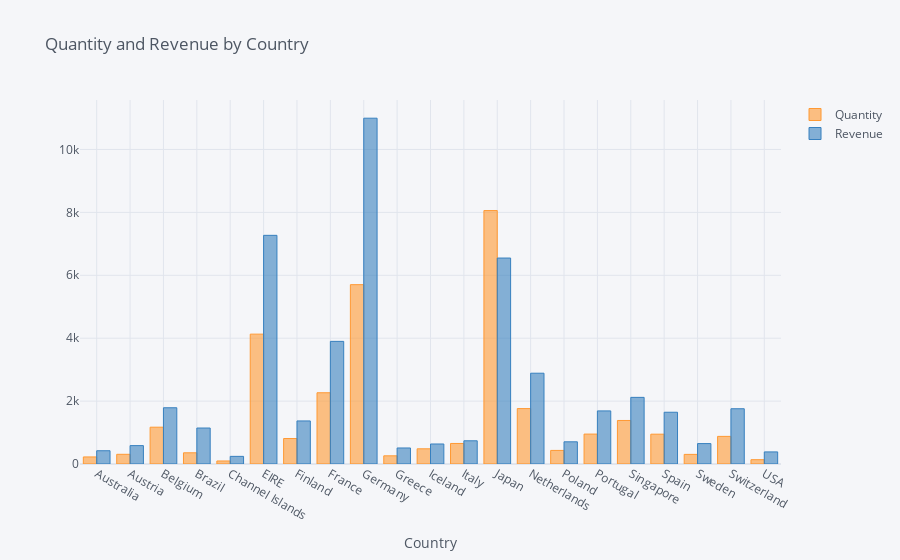

Here is the notebook cell this chart was saved with:
### Code cell
data.iplot(kind='bar', xTitle='Country', title='Quantity and Revenue by Country')

### Figure 1 — Plotly figure (JSON) as saved in the notebook; plotly's stock layout.template omitted (floating-point values rounded to 4 significant figures)
{"data": [{"marker": {"color": "rgba(255, 153, 51, 0.6)", "line": {"color": "rgba(255, 153, 51, 1.0)", "width": 1}}, "name": "Quantity", "orientation": "v", "text": "", "type": "bar", "x": ["Australia", "Austria", "Belgium", "Brazil", "Channel Islands", "EIRE", "Finland", "France", "Germany", "Greece", "Iceland", "Italy", "Japan", "Netherlands", "Poland", "Portugal", "Singapore", "Spain", "Sweden", "Switzerland", "USA"], "y": [224, 308, 1170, 356, 96, 4129, 810, 2265, 5702, 260, 483, 653, 8058, 1762, 432, 951, 1384, 948, 306, 878, 137]}, {"marker": {"color": "rgba(55, 128, 191, 0.6)", "line": {"color": "rgba(55, 128, 191, 1.0)", "width": 1}}, "name": "Revenue", "orientation": "v", "text": "", "type": "bar", "x": ["Australia", "Austria", "Belgium", "Brazil", "Channel Islands", "EIRE", "Finland", "France", "Germany", "Greece", "Iceland", "Italy", "Japan", "Netherlands", "Poland", "Portugal", "Singapore", "Spain", "Sweden", "Switzerland", "USA"], "y": [421.6, 584.8, 1788.0, 1144.0, 243.0, 7270.0, 1369.0, 3899.0, 10990.0, 509.7, 636.2, 737.8, 6549.0, 2887.0, 705.8, 1688.0, 2119.0, 1646.0, 649.1, 1757.0, 383.9]}], "layout": {"legend": {"bgcolor": "#F5F6F9", "font": {"color": "#4D5663"}}, "paper_bgcolor": "#F5F6F9", "plot_bgcolor": "#F5F6F9", "title": {"font": {"color": "#4D5663"}, "text": "Quantity and Revenue by Country"}, "xaxis": {"gridcolor": "#E1E5ED", "showgrid": true, "tickfont": {"color": "#4D5663"}, "title": {"font": {"color": "#4D5663"}, "text": "Country"}, "zerolinecolor": "#E1E5ED"}, "yaxis": {"gridcolor": "#E1E5ED", "showgrid": true, "tickfont": {"color": "#4D5663"}, "title": {"font": {"color": "#4D5663"}, "text": ""}, "zerolinecolor": "#E1E5ED"}}}
